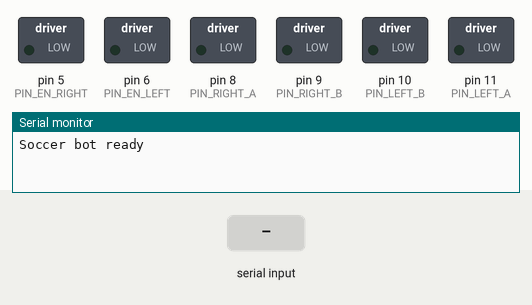
Recording of a sketch running on a simulated Arduino Uno, built with avr-gcc and run on an emulated ATmega328P. Shown: switched loads named in the sketch (green lamp = pin HIGH), the last lines printed to the serial monitor. The test bench sets the inputs (shaded band).

Above: at 1.2 s.
1.3 s: "G" received over the second serial link
At 1.45 s:
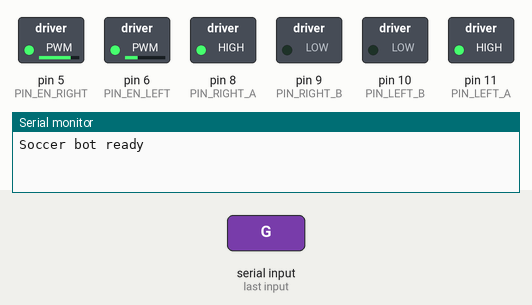
3.1 s: "F90\n" received over the second serial link
At 3.25 s:
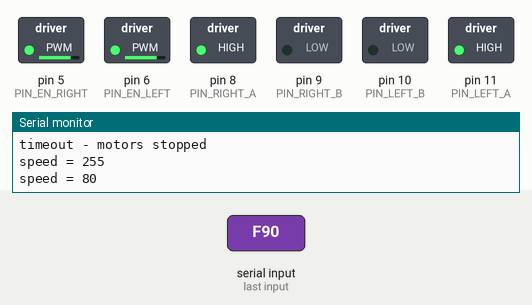
4.9 s: "F,45\n" received over the second serial link
At 5.05 s:
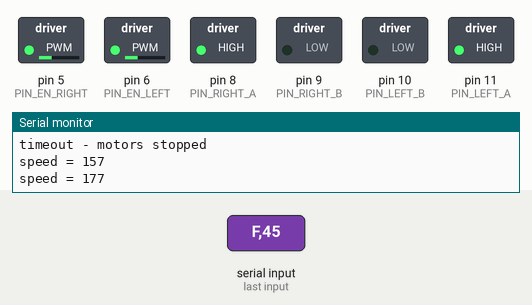
6.7 s: "X" received over the second serial link
At 6.85 s:
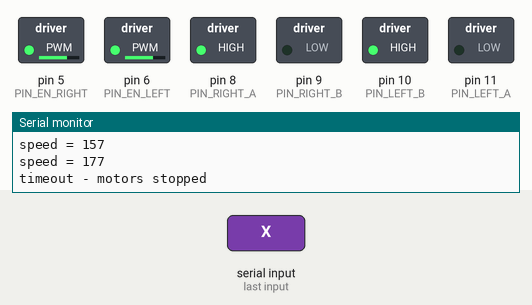
8.5 s: "Y" received over the second serial link
At 8.65 s:
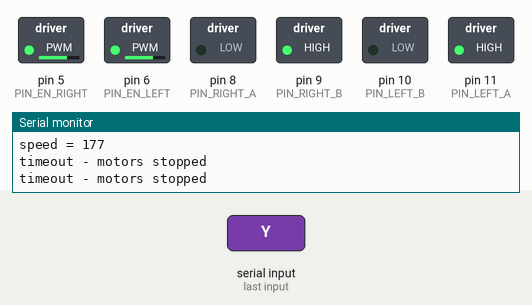
10.3 s: "B90\n" received over the second serial link
At 10.45 s:
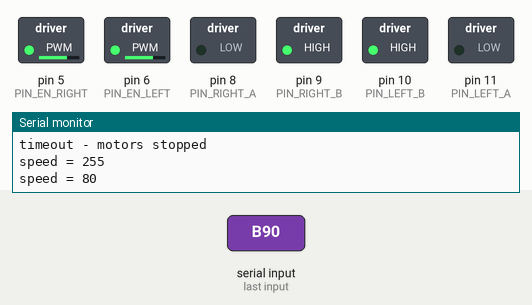
Timing chart, 0 to 13.1 s (numbered marks = the images above; inputs shaded):
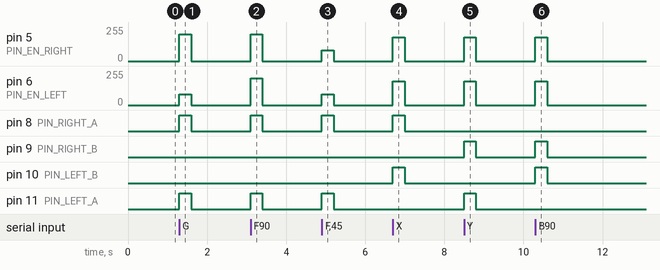

Measured:
- after the input at 1.3 s, pin 5 (PIN_EN_RIGHT): 0/255 → 200/255 at once, → 0/255 0.30 s later; pin 6 (PIN_EN_LEFT): 0/255 → 80/255 at once, → 0/255 0.30 s later; pin 8 (PIN_RIGHT_A), pin 11 (PIN_LEFT_A): LOW → HIGH at once, → LOW 0.30 s later
- after the input at 3.1 s, pin 5 (PIN_EN_RIGHT), pin 6 (PIN_EN_LEFT): 0/255 → 200/255 at once, → 0/255 0.30 s later; pin 8 (PIN_RIGHT_A), pin 11 (PIN_LEFT_A): LOW → HIGH at once, → LOW 0.30 s later
- after the input at 4.9 s, pin 5 (PIN_EN_RIGHT), pin 6 (PIN_EN_LEFT): 0/255 → 80/255 at once, → 0/255 0.30 s later; pin 8 (PIN_RIGHT_A), pin 11 (PIN_LEFT_A): LOW → HIGH at once, → LOW 0.30 s later
- after the input at 6.7 s, pin 5 (PIN_EN_RIGHT), pin 6 (PIN_EN_LEFT): 0/255 → 177/255 at once, → 0/255 0.30 s later; pin 8 (PIN_RIGHT_A), pin 10 (PIN_LEFT_B): LOW → HIGH at once, → LOW 0.30 s later
- after the input at 8.5 s, pin 5 (PIN_EN_RIGHT), pin 6 (PIN_EN_LEFT): 0/255 → 177/255 at once, → 0/255 0.30 s later; pin 9 (PIN_RIGHT_B), pin 11 (PIN_LEFT_A): LOW → HIGH at once, → LOW 0.30 s later
- after the input at 10.3 s, pin 5 (PIN_EN_RIGHT), pin 6 (PIN_EN_LEFT): 0/255 → 177/255 at once, → 0/255 0.30 s later; pin 9 (PIN_RIGHT_B), pin 10 (PIN_LEFT_B): LOW → HIGH at once, → LOW 0.30 s later

The sketch:

soccer_bot_improved.ino
```cpp
/*
 * Bluetooth-Controlled Soccer Robot — revised firmware (2026)
 *
 * This is a corrected rewrite of the original 2023 competition sketch, kept in this repo
 * as firmware/soccer_bot_original.ino. Four defects are addressed:
 *
 *   1. motorLeftA was never configured as an output (a duplicated pinMode call).
 *   2. Commands 'I' and 'G' were labelled "forward right/left" but spun the robot in place.
 *   3. No speed control — the motors were full-on or off.
 *   4. No failsafe — a dropped Bluetooth link latched the last command.
 *
 * Board: Arduino Uno.
 *
 * WIRING NOTE: the Bluetooth module has moved off the hardware UART (pins 0/1) onto
 * SoftwareSerial, so the module no longer has to be unplugged to upload code.
 * Arduino pin 2 (RX) <- module TX.  Arduino pin 3 (TX) -> module RX.
 * If the module is 3.3 V logic, put a divider on its RX line; 5 V straight in can damage it.
 */

#include <SoftwareSerial.h>

// ---------------------------------------------------------------- pin map
const uint8_t PIN_BT_RX = 2;   // Arduino receives on this pin
const uint8_t PIN_BT_TX = 3;   // Arduino transmits on this pin

const uint8_t PIN_RIGHT_A = 8;    // right motor forward
const uint8_t PIN_RIGHT_B = 9;    // right motor reverse
const uint8_t PIN_LEFT_B  = 10;   // left motor reverse
const uint8_t PIN_LEFT_A  = 11;   // left motor forward   <-- was never set to OUTPUT

const uint8_t PIN_EN_RIGHT = 5;   // H-bridge enable, must be a PWM pin
const uint8_t PIN_EN_LEFT  = 6;   // H-bridge enable, must be a PWM pin

// ---------------------------------------------------------------- tuning
const unsigned long COMMAND_TIMEOUT_MS = 300;  // stop if no command arrives within this window
const int SPEED_DEFAULT = 200;                 // 0-255
const int SPEED_MIN     = 80;                  // below this the TT motors stall
const float TURN_RATIO  = 0.40;                // inner-wheel speed during a curve

SoftwareSerial bt(PIN_BT_RX, PIN_BT_TX);

int  speedLevel    = SPEED_DEFAULT;
unsigned long lastCommandMs = 0;
bool isStopped     = true;

// ---------------------------------------------------------------- setup
void setup() {
  pinMode(PIN_RIGHT_A, OUTPUT);
  pinMode(PIN_RIGHT_B, OUTPUT);
  pinMode(PIN_LEFT_A,  OUTPUT);   // the fix: this line was a duplicate of PIN_RIGHT_B
  pinMode(PIN_LEFT_B,  OUTPUT);
  pinMode(PIN_EN_RIGHT, OUTPUT);
  pinMode(PIN_EN_LEFT,  OUTPUT);

  stopMotors();

  bt.begin(9600);
  Serial.begin(9600);             // USB, free for debugging now
  Serial.println(F("Soccer bot ready"));
}

// ---------------------------------------------------------------- main loop
void loop() {
  if (bt.available() > 0) {
    handleCommand(bt.read());
    lastCommandMs = millis();
  }

  // Failsafe: if the link drops mid-command, do not keep driving.
  if (!isStopped && (millis() - lastCommandMs > COMMAND_TIMEOUT_MS)) {
    stopMotors();
    Serial.println(F("timeout - motors stopped"));
  }
}

// ---------------------------------------------------------------- commands
void handleCommand(char c) {
  const int s     = speedLevel;
  const int inner = (int)(s * TURN_RATIO);

  switch (c) {
    case 'F': drive( s,      s     ); break;   // forward
    case 'B': drive(-s,     -s     ); break;   // backward
    case 'R': drive( 0,      s     ); break;   // pivot right (right wheel held)
    case 'L': drive( s,      0     ); break;   // pivot left  (left wheel held)
    case 'I': drive( inner,  s     ); break;   // forward-right curve
    case 'G': drive( s,      inner ); break;   // forward-left curve
    case 'X': drive( s,     -s     ); break;   // spin right in place
    case 'Y': drive(-s,      s     ); break;   // spin left in place
    case 'S': stopMotors();          break;    // stop

    default:
      // '0'..'9' sets the speed level without changing direction
      if (c >= '0' && c <= '9') {
        speedLevel = map(c - '0', 0, 9, SPEED_MIN, 255);
        Serial.print(F("speed = ")); Serial.println(speedLevel);
      }
      break;
  }
}

// ---------------------------------------------------------------- motor driver
// Signed speeds: positive drives forward, negative reverse, zero coasts.
void drive(int right, int left) {
  right = constrain(right, -255, 255);
  left  = constrain(left,  -255, 255);

  digitalWrite(PIN_RIGHT_A, right > 0 ? HIGH : LOW);
  digitalWrite(PIN_RIGHT_B, right < 0 ? HIGH : LOW);
  analogWrite (PIN_EN_RIGHT, abs(right));

  digitalWrite(PIN_LEFT_A, left > 0 ? HIGH : LOW);
  digitalWrite(PIN_LEFT_B, left < 0 ? HIGH : LOW);
  analogWrite (PIN_EN_LEFT, abs(left));

  isStopped = (right == 0 && left == 0);
}

void stopMotors() {
  digitalWrite(PIN_RIGHT_A, LOW);
  digitalWrite(PIN_RIGHT_B, LOW);
  digitalWrite(PIN_LEFT_A,  LOW);
  digitalWrite(PIN_LEFT_B,  LOW);
  analogWrite (PIN_EN_RIGHT, 0);
  analogWrite (PIN_EN_LEFT,  0);
  isStopped = true;
}
```
